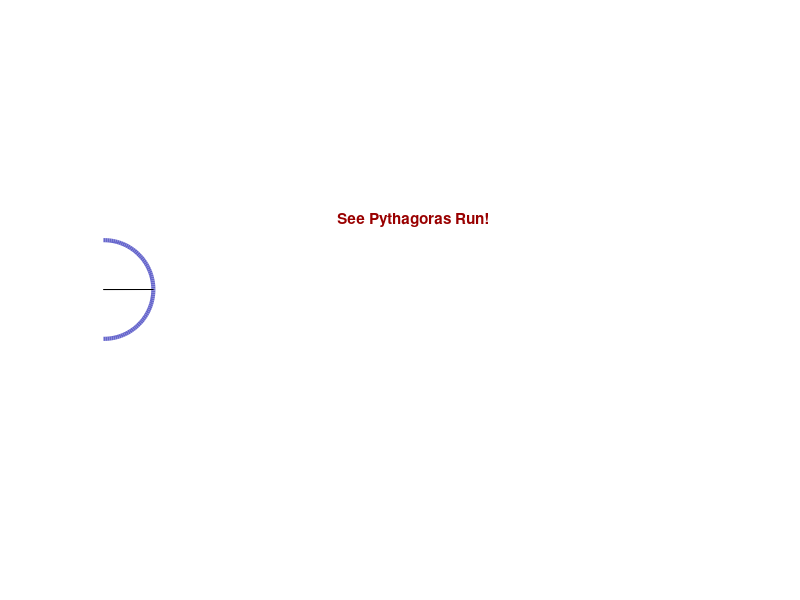

MATLAB code for this plot: (Note: this script raises an error after producing the figure.)
c = -pi:.04:pi;
cx = cos(c);
cy = -sin(c);
hf = figure('color','white');
axis off, axis equal
line(cx, cy, 'color', [.4 .4 .8],'LineWidth',3);
title('See Pythagoras Run!','Color',[.6 0 0])
hold on
x = [-1 0 1 -1];
y =   [0 0 0 0];
ht = area(x,y,'facecolor',[.6 0 0])
set(ht,'XDataSource','x')
set(ht,'YDataSource','y')
for j = 1:length(c)
    x(2) = cx(j);
    y(2) = cy(j);
    refreshdata(hf,'caller')
    drawnow
end
axis([0,4*pi,-1,1])


for k = 1:length(x)
    addpoints(ht,x(k),y(k));
    drawnow
end